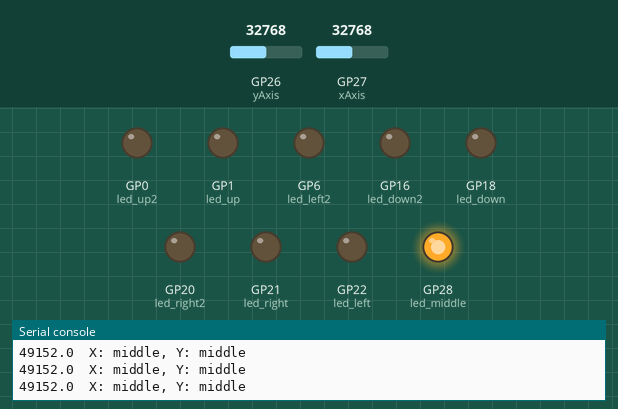
The program below on a simulated Raspberry Pi Pico running MicroPython. On the bench: output pins drawn as LEDs (lit = HIGH), the last lines printed to the serial console. Inputs (shaded band) come from the test bench; at power-on: GP27 (xAxis) = 32768, GP26 (yAxis) = 32768 (analog values on the 0–65535 scale).

Above: at 1.2 s.
1.3 s: GP27 (xAxis) set to 42576
2.8 s: GP27 (xAxis) set to 44704
At 3.3 s:
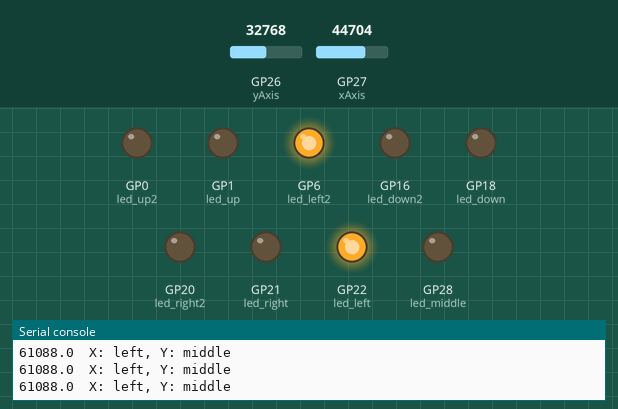
4.3 s: GP26 (yAxis) set to 31344
5.8 s: GP26 (yAxis) set to 29552
At 7.0 s:
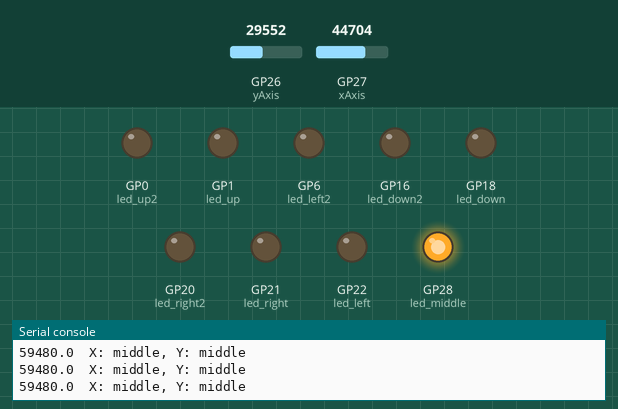
7.3 s: GP27 (xAxis) set to 30640
8.8 s: GP27 (xAxis) set to 29744
At 9.8 s:
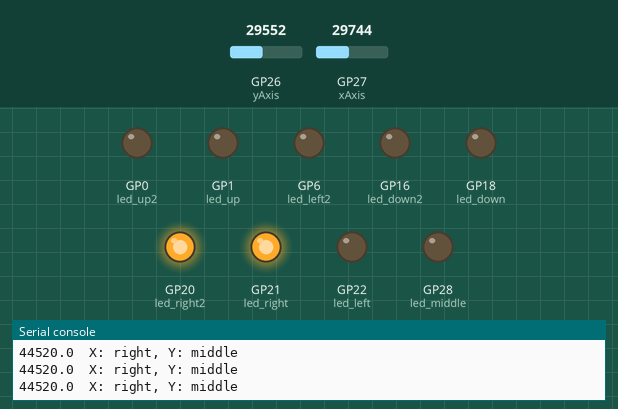
Timing chart, 0 to 11.3 s (numbered marks = the images above; inputs shaded):
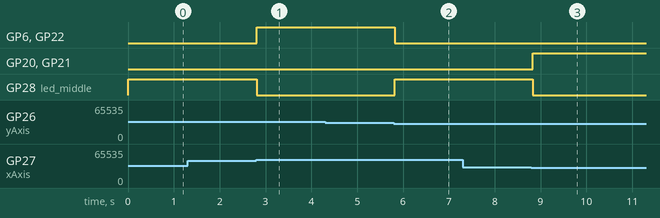

Measured:
- the behaviour switches between 43600 and 43616 on GP27 (xAxis) (found by bisection; images 0 and 1)
- the behaviour switches between 30592 and 30576 on GP26 (yAxis) (found by bisection; images 1 and 2)
- the behaviour switches between 30240 and 30224 on GP27 (xAxis) (found by bisection; images 2 and 3)
- after the input at 2.8 s, GP6 (led_left2), GP22 (led_left): LOW → HIGH at once; GP28 (led_middle): HIGH → LOW at once
- after the input at 5.8 s, GP6 (led_left2), GP22 (led_left): HIGH → LOW at once; GP28 (led_middle): LOW → HIGH at once
- after the input at 8.8 s, GP20 (led_right2), GP21 (led_right): LOW → HIGH at once; GP28 (led_middle): HIGH → LOW at once

The program:

joystick_basic.py
```python
from machine import Pin, ADC
import utime

xAxis = ADC(Pin(27))
yAxis = ADC(Pin(26))

led_left = Pin(22, Pin.OUT)
led_left2 = Pin(6, Pin.OUT)
led_middle = Pin(28, Pin.OUT)
led_right = Pin(21, Pin.OUT)
led_right2 = Pin(20, Pin.OUT)
led_up = Pin(1, Pin.OUT)
led_up2 = Pin(0, Pin.OUT)
led_down = Pin(18, Pin.OUT)
led_down2 = Pin(16, Pin.OUT)

while True:
    xValue = xAxis.read_u16()
    yValue = yAxis.read_u16()

    totalValue = xValue + yValue/2

    xStatus = "middle"
    yStatus = "middle"

    led_left.value(0)
    led_left2.value(0)
    led_down.value(0)
    led_down2.value(0)
    led_up.value(0)
    led_up2.value(0)
    led_right.value(0)
    led_right2.value(0)
    led_middle.value(1)

    if totalValue <= 20000:
        yStatus = "up"
        led_up.value(1)
        led_up2.value(1)
        led_middle.value(0)

    if totalValue >= 80000:
        yStatus = "down"
        led_down.value(1)
        led_down2.value(1)
        led_middle.value(0)

    if totalValue >=30000 and totalValue <= 45000:
        xStatus = "right"
        led_right.value(1)
        led_right2.value(1)
        led_middle.value(0)

    if totalValue >= 60000 and totalValue <= 75000:
        xStatus = "left"
        led_left.value(1)
        led_left2.value(1)
        led_middle.value(0)

    print(totalValue, " X: " + xStatus + ", Y: " + yStatus)
    utime.sleep(0.2)
```
